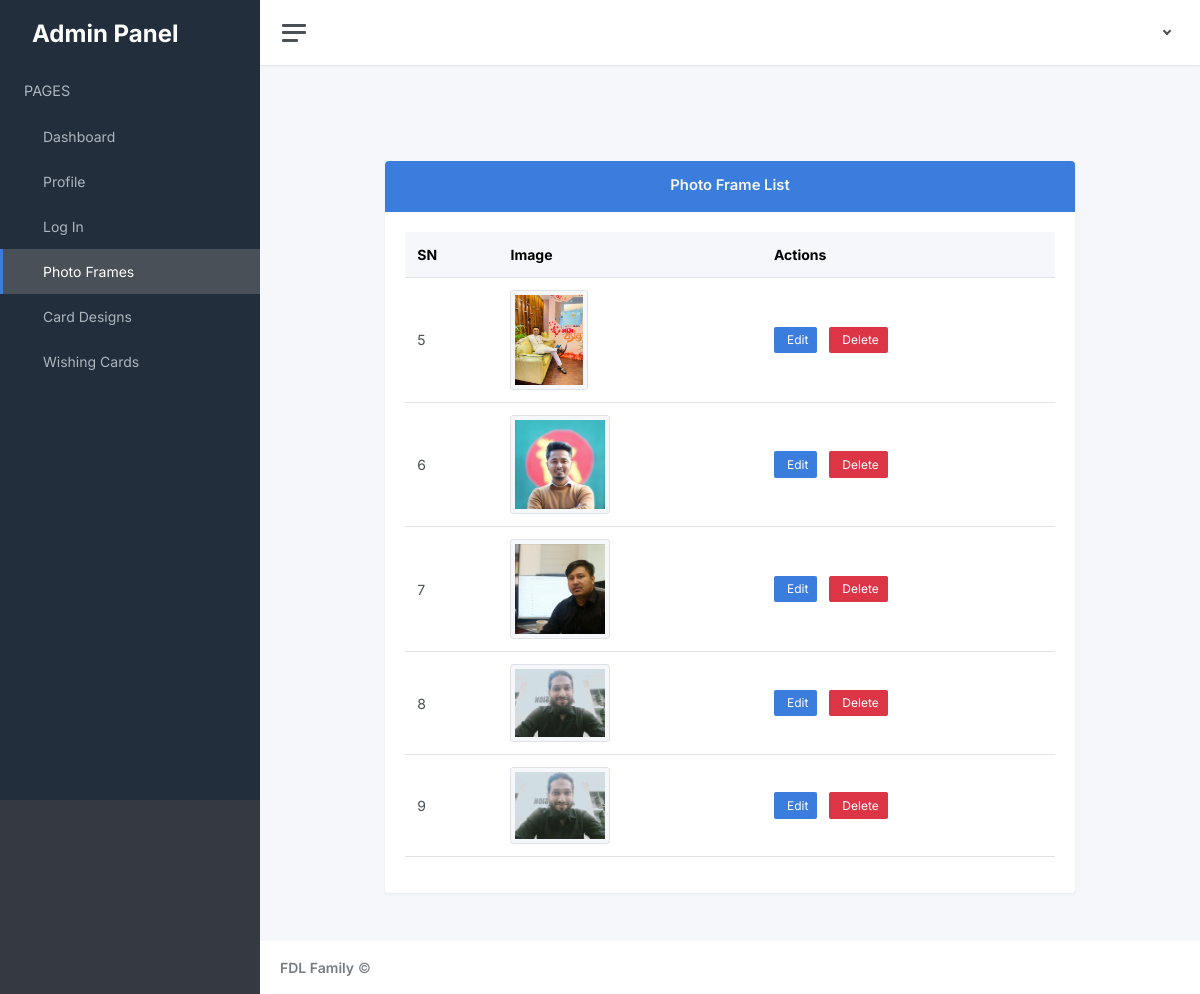
The app's page /ShowPhotoFrame/, older data.
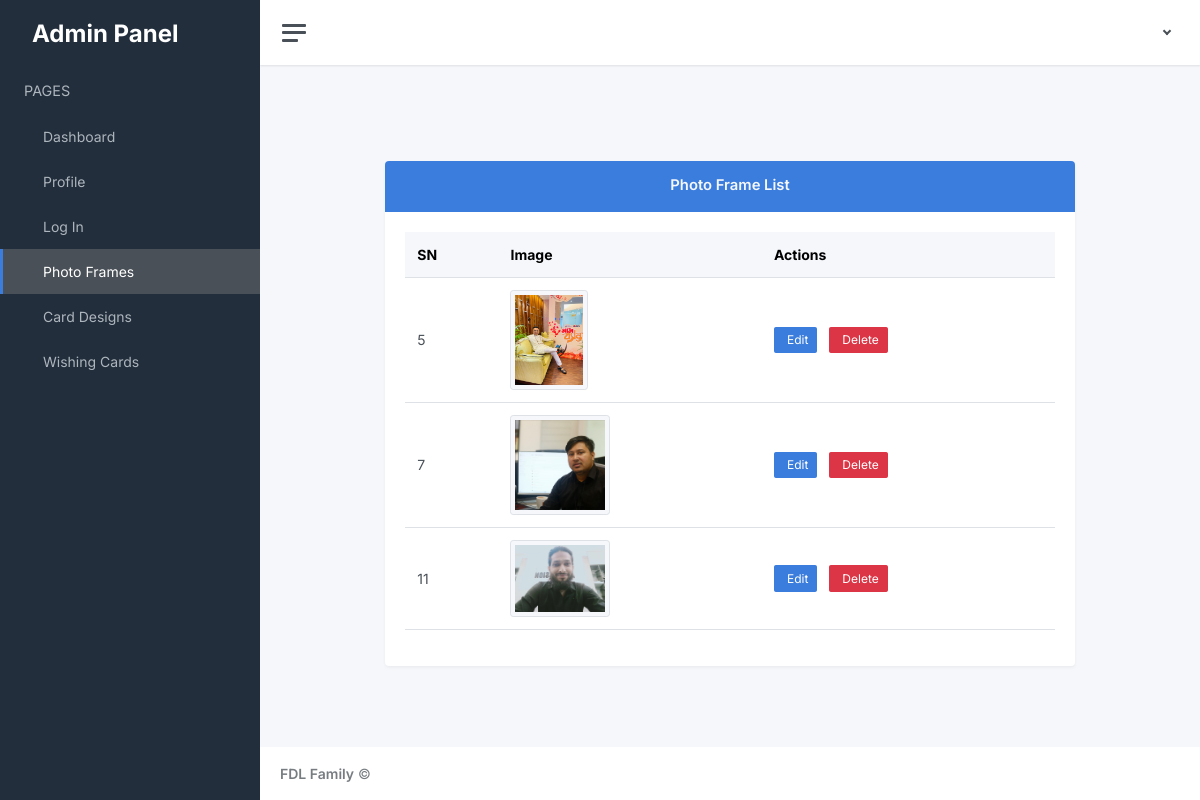
The same page, newer data.
### PhotoUpload/models.py (models this page shows, shortened)
class PhotoFrame(models.Model):
    image = models.ImageField(upload_to='photo_frame_images')
    name = models.CharField(max_length=100)
    card_design = models.ForeignKey(CardDesign, on_delete=models.CASCADE)

### PhotoUpload/views.py (the view)
# urls.py: path('ShowPhotoFrame/',views.ShowPhotoFrame,name="ShowPhotoFrame"),
def ShowPhotoFrame(request):
    frames=PhotoFrame.objects.all()
    return render(request,'dist/showphotoframe.html',{"frames":frames})

### PhotoUpload/templates/dist/showphotoframe.html (shortened to what this page needs)
{% extends 'dist/index.html' %}
{% block body %}
<main class="container mt-5">
    <div class="row justify-content-center">
        <div class="col-lg-10">
            <div class="card shadow">
                <div class="card-header bg-primary text-center text-light py-3">
                    <h4 class="card-title mb-0 text-light">Photo Frame List</h4>
                </div>
                <div class="card-body">
                    <div class="table-responsive">
                        <table class="table table-hover">
                            <thead class="table-light">
                                <tr>
                                    <th scope="col">SN</th>
                                    <th scope="col">Image</th>
                                    <th scope="col">Actions</th>
                                </tr>
                            </thead>
                            <tbody>
                                {% for frame in frames %}
                                <tr>
                                    <td>{{ frame.id }}</td>
                                    <td>
                                        <img src="{{ frame.image.url }}" alt="{{ frame.name }}" class="img-thumbnail" style="max-width: 100px; max-height: 100px;">
                                    </td>
                                    <td>
                                        <a href="{% url 'edit_frame' frame.id %}" class="btn btn-sm btn-primary me-2">
                                             Edit
                                        </a>
                                        <button class="btn btn-sm btn-danger delete-frame" data-frame-id="{{ frame.id }}">
                                             Delete
                                        </button>
                                    </td>
                                </tr>
                                {% endfor %}
                            </tbody>
                        </table>
                    </div>
                </div>
            </div>
        </div>
    </div>
</main>
{% endblock %}

Row changes from the older to the newer data that the page shows:
removed PhotoFrame: id "6", image (picture)
removed PhotoFrame: id "8", image (picture)
removed PhotoFrame: id "9", image (picture)
added PhotoFrame: id "11", image (picture)
